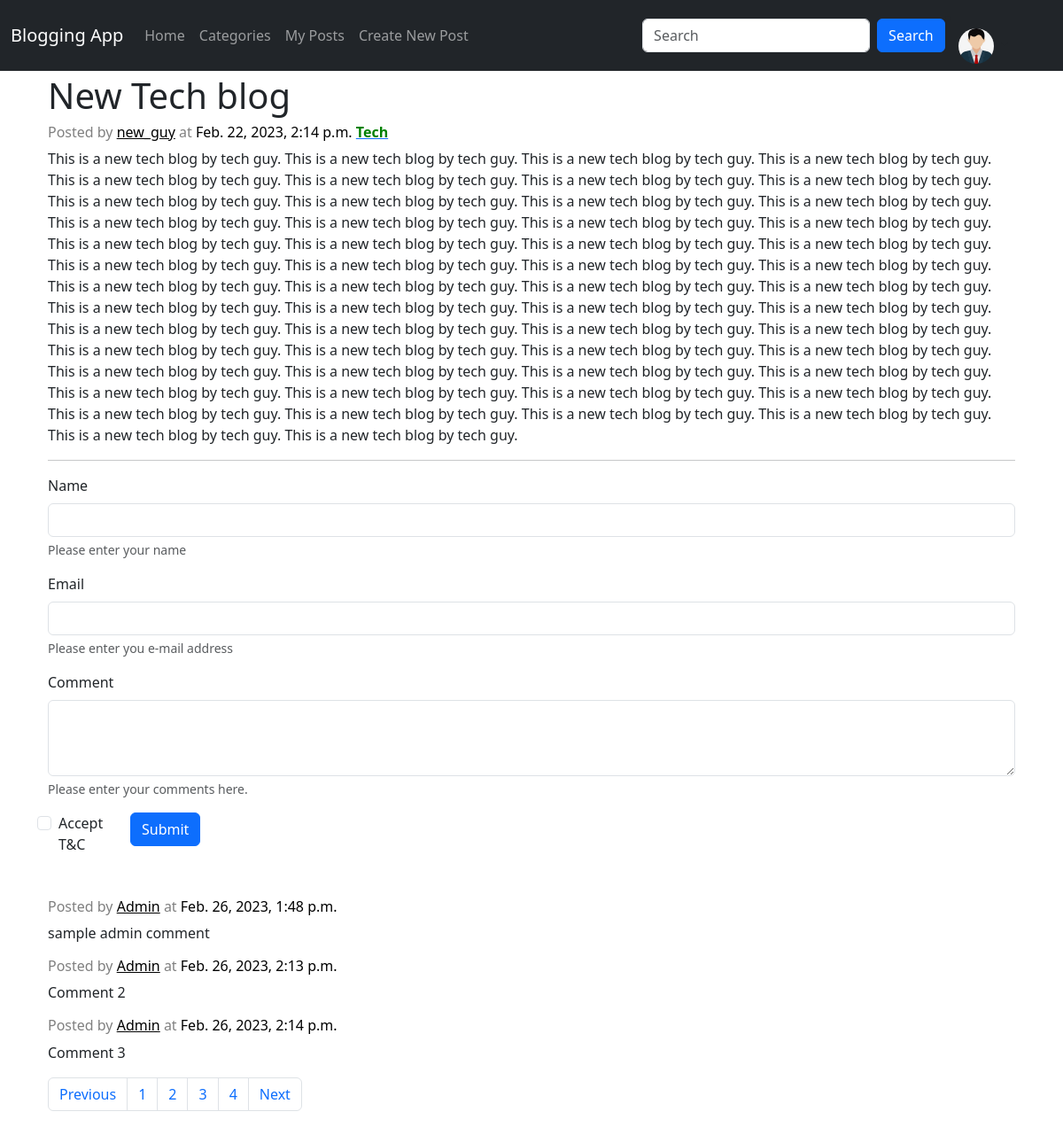
Page /main/post_detail/1/?comment_page=3 on the committed database.
### main/models.py (models this page shows, shortened)
class PostData(models.Model):
    Title = models.CharField(max_length=200)
    Author = models.ForeignKey(User, on_delete=models.SET_NULL, null=True)
    Category = models.CharField(max_length=100,choices=[('Cooking','Cooking'),('Entertainment','Entertainment'),('Tech','Tech'),('News','News')])
    Body = models.TextField()
    Time = models.DateTimeField(null = True,auto_now = True)

class CommentData(models.Model):
    Author = models.ForeignKey(User, on_delete=models.SET_NULL, null=True, blank=True)
    Post = models.ForeignKey(PostData, on_delete=models.CASCADE)
    Name = models.CharField(max_length=100, default="Anonymous")
    Email = models.EmailField(null=True, blank=True)
    Comment = models.TextField()
    Time = models.DateTimeField(null = True,auto_now = True)

### main/views.py (the view, shortened to what this page needs)
# urls.py: path('post_detail/<int:primary_key>/', views.post_detail, name="post_detail"),
def post_detail(request, primary_key):
    current_user = request.user
    try:
        current_post = PostData.objects.get(pk=primary_key)
    except:
        current_post = None
    filtered_comments = CommentData.objects.filter(Post=current_post)
    if request.method=='GET':
        try:
            comment_page = request.GET.get('comment_page', 1)
        except:
            comment_page = 1
    else:
        comment_page = 1
    paginator = Paginator(filtered_comments, 3)
    try:
        comment_data = paginator.page(comment_page)
    except:
        comment_data = paginator.page(1)
    logged_in = current_user.is_authenticated
    return render(request, 'main/post_detail.html', {"current_post": current_post, "logged_in": logged_in, "comment_data": comment_data})

### templates/main/post_detail.html (shortened to what this page needs)
{%extends "main/base.html"%}
{%block content%}
<div class="container" style="margin-top: 3%; margin-bottom: 5%;">
{% if current_post %}
    <h1>{{current_post.Title}}</h1>
<h6 style="color: grey;">Posted by <a href="#" style="color: black;">{{current_post.Author.username}}</a> at <a style="color: black;">{{current_post.Time}}</a> <a href="#"><b style="color: green;">{{current_post.Category}}</b></a></h6>
<p>{{current_post.Body}}</p>
<hr>
<form method="POST" style="margin-bottom: 3%;">
    {% if not logged_in %}
    <div class="mb-3">
        <label for="name" class="form-label">Name</label>
        <input name="name" type="text" class="form-control" id="name">
        <div id="nameHelp" class="form-text">Please enter your name</div>
      </div>
      <div class="mb-3">
        <label for="email" class="form-label">Email</label>
        <input name="email" type="email" class="form-control" id="email">
        <div id="emailHelp" class="form-text">Please enter you e-mail address</div>
      </div>
      {% endif %}
    <div class="mb-3 col" style="margin-bottom: 3;">
        <label for="comment" class="form-label">Comment</label>
        <textarea class="form-control" name="comment" id="comment" rows="3"></textarea>
        <div id="commentHelp" class="form-text">Please enter your comments here.</div>
      </div>
    <div class="row">
        <div class="mb-3 form-check col-1">
        <input type="checkbox" class="form-check-input" id="exampleCheck1">
        <label class="form-check-label" for="exampleCheck1">Accept T&C</label>
        </div>
        <div class="col-2">
        <button type="submit" class="btn btn-primary">Submit</button>
        </div>
    </div>
  </form>
  {% for comment in comment_data %}
  <h6 style="color: grey;">Posted by <a href="#" style="color: black;">{{comment.Name}}</a> at <a style="color: black;">{{comment.Time}}</a></h6>
    <div style="max-width: 80%;">
        <p>{{comment.Comment}}</p>
    </div>
    {% endfor %}
    <ul class="pagination">
        {% if comment_data.has_previous %}
        <li class="page-item"><a class="page-link" href="?comment_page={{ comment_data.previous_page_number }}">Previous</a></li>
        {% endif %}
        {% for i in comment_data.paginator.page_range %}
        <li class="page-item"><a class="page-link" href="?comment_page={{i}}">{{i}}</a></li>
        {% endfor %}
        {% if comment_data.has_next %}
        <li class="page-item"><a class="page-link" href="?comment_page={{ comment_data.next_page_number }}">Next</a></li>
        {% endif %}
      </ul>
{% else %}
<h1>Page Unavailable</h1>
{% endif %}
</div>
{%endblock%}

### rows in the picture
PostData: Title "New Tech blog", Author.username "new_guy", Time "Feb. 22, 2023, 2:14 p.m.", Category "Tech", Body "This is a new tech blog by tech guy. This is a new tech blog by tech guy. This is a new tech blog by tech guy. This is a new tech blog by tech guy. This is a new tech blog by tech guy. This is a new tech blog by tech guy. This is a new tech blog by tech guy. This is a new tech blog by tech guy. This is a new tech blog by tech guy. This is a new tech blog by tech guy. This is a new tech blog by tech guy. This is a new tech blog by tech guy. This is a new tech blog by tech guy. This is a new tech blog by tech guy. This is a new tech blog by tech guy. This is a new tech blog by tech guy. This is a new tech blog by tech guy. This is a new tech blog by tech guy. This is a new tech blog by tech…"
CommentData: Name "Admin", Time "Feb. 26, 2023, 1:48 p.m.", Comment "sample admin comment"
CommentData: Name "Admin", Time "Feb. 26, 2023, 2:13 p.m.", Comment "Comment 2"
CommentData: Name "Admin", Time "Feb. 26, 2023, 2:14 p.m.", Comment "Comment 3"

### other values in the picture
{{ i }} "1" "2" "3" "4"
